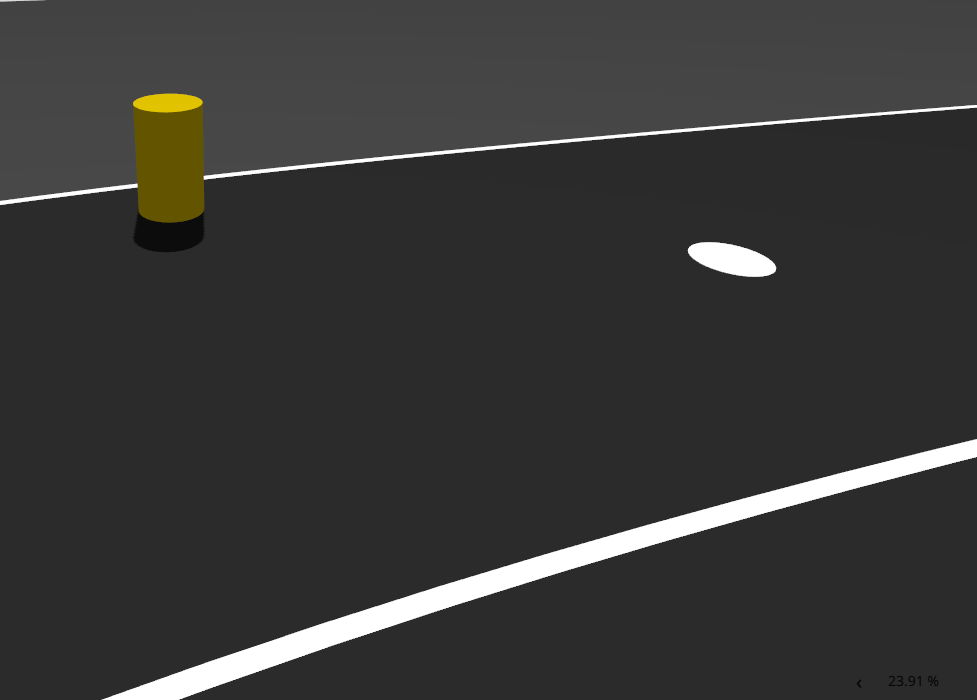
#> input picture task3/input/1.png, 977 x 700 px; its folder holds only this picture in this run
$ python main.py
#> lines starting #> are read from the running program, lines starting #| are printed output that depends on the picture; after the words box and inside, x2 and y2 are one past the last pixel; in counts of white or black regions, pixels touching at a corner belong together
import cv2
import numpy as np
import os
import json

def detect_obstacles(img_path, output_path, coords_path):
#> called with img_path = 'input/1.png', output_path = 'output/1.png', coords_path = 'output/1_coords.json'
    img = cv2.imread(img_path)
#> img is the input picture: shape (700, 977, 3); mean B, G, R 55.1, 56.3, 56.5
    gray = cv2.cvtColor(img, cv2.COLOR_BGR2GRAY)

    # Threshold for white/bright blobs (potholes described as white circular blobs)
    _, thresh = cv2.threshold(gray, 180, 255, cv2.THRESH_BINARY)
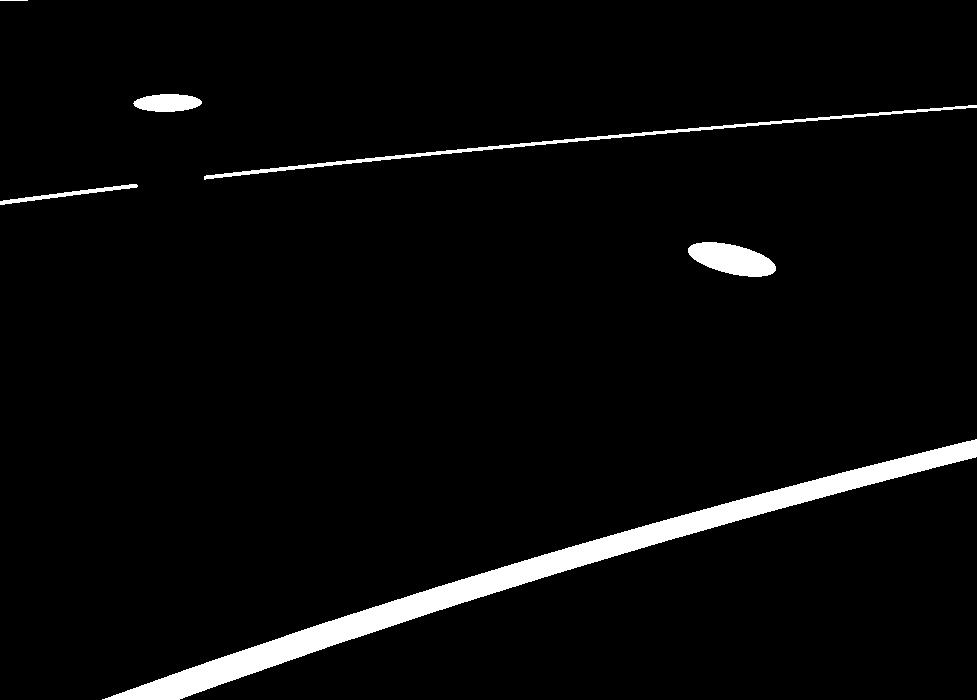
#> thresh: shape (700, 977); 3.7% white; 6 white regions, box (x1, y1, x2, y2) and area: (102, 439, 977, 700) 19214, (204, 105, 977, 180) 2573, (688, 242, 776, 277) 2057, (133, 94, 202, 112) 959, (0, 184, 138, 205) 571, (0, 0, 28, 1) 28

    # Clean up noise
    kernel = np.ones((5, 5), np.uint8)
    thresh = cv2.morphologyEx(thresh, cv2.MORPH_OPEN, kernel)
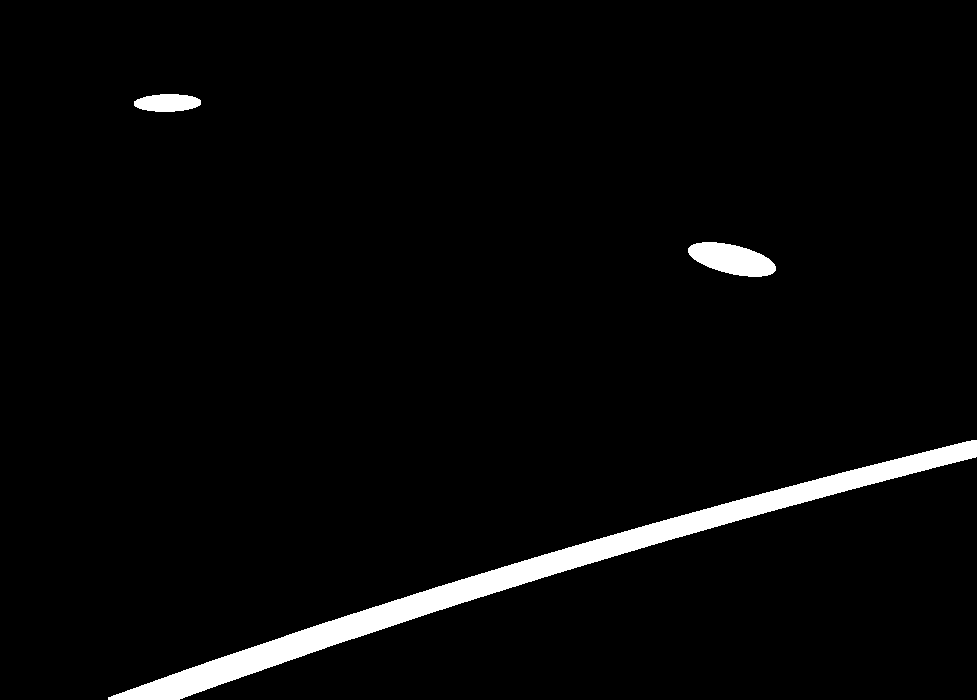
#> thresh: shape (700, 977); 3.2% white; 3 white regions, box (x1, y1, x2, y2) and area: (108, 440, 977, 700) 19203, (688, 242, 776, 277) 2057, (134, 94, 201, 112) 955
    thresh = cv2.morphologyEx(thresh, cv2.MORPH_CLOSE, kernel)
#> thresh: shape (700, 977); 3.2% white; 3 white regions

    # Find contours (blobs)
    contours, _ = cv2.findContours(thresh, cv2.RETR_EXTERNAL, cv2.CHAIN_APPROX_SIMPLE)
#> contours = 3 contours; box (x1, y1, x2, y2) and area: (108, 440, 977, 700) 18332, (688, 242, 776, 277) 1964, (134, 94, 201, 112) 884

    detections = []
    count = 0
    for cnt in contours:
        area = cv2.contourArea(cnt)
        if area < 50:  # skip tiny noise specks
            continue

        x, y, w, h = cv2.boundingRect(cnt)
        cv2.rectangle(img, (x, y), (x + w, y + h), (0, 0, 255), 2)

        count += 1
        detections.append({
            "id": count,
            "x": x, "y": y,
            "width": w, "height": h
        })
#> this loop made 3 passes
#> (area, x, y, w, h) on passes 1 to 3: (18331.5, 108, 440, 869, 260), (1964, 688, 242, 88, 35), (884, 134, 94, 67, 18)
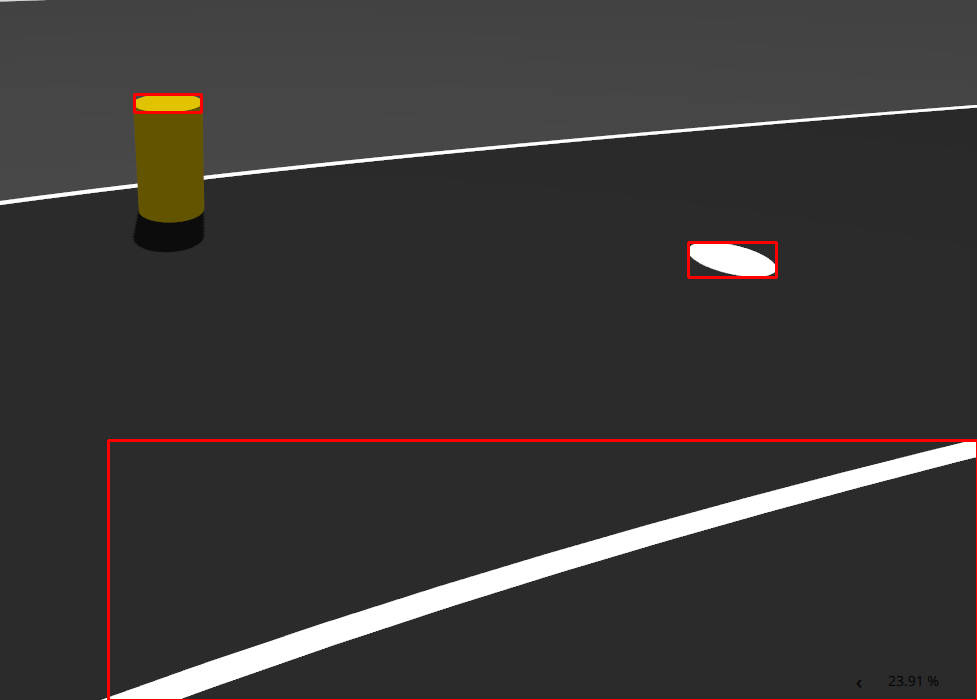
#> img: shape (700, 977, 3); 0.84% of pixels changed, all inside (x1, y1, x2, y2) = (107, 93, 977, 700)
#> after the loop, count = 3; detections = 3 items

    # Overlay total count as text
    cv2.putText(img, f"Total detected: {count}", (10, 30),
                cv2.FONT_HERSHEY_SIMPLEX, 0.8, (0, 255, 0), 2)
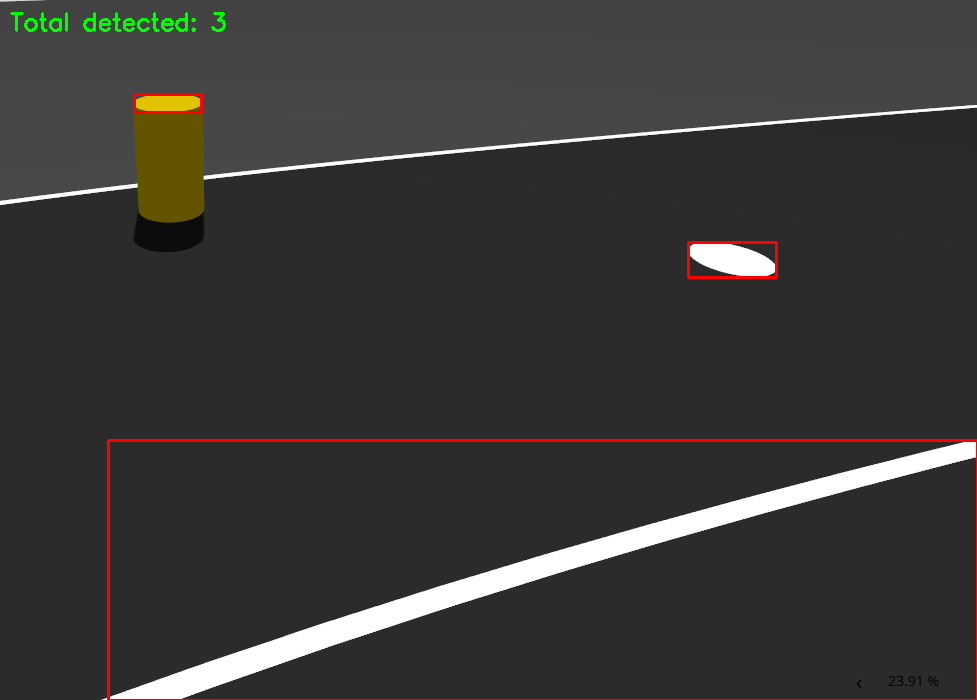
#> img: shape (700, 977, 3); 0.21% of pixels changed, all inside (x1, y1, x2, y2) = (10, 12, 226, 32)

    cv2.imwrite(output_path, img)

    with open(coords_path, "w") as f:
        json.dump(detections, f, indent=2)

    return count

input_dir = "input"
output_dir = "output"

for filename in os.listdir(input_dir):
    if filename.lower().endswith(('.jpg', '.jpeg', '.png')):
        in_path = os.path.join(input_dir, filename)
        out_path = os.path.join(output_dir, filename)
        coords_path = os.path.join(output_dir, filename.rsplit('.', 1)[0] + "_coords.json")

        n = detect_obstacles(in_path, out_path, coords_path)
#> n = 3
        print(f"{filename}: {n} obstacles/potholes detected")
#| 1.png: 3 obstacles/potholes detected

print("Done! Check the output folder.")

$ run again, on task3/input/4.png
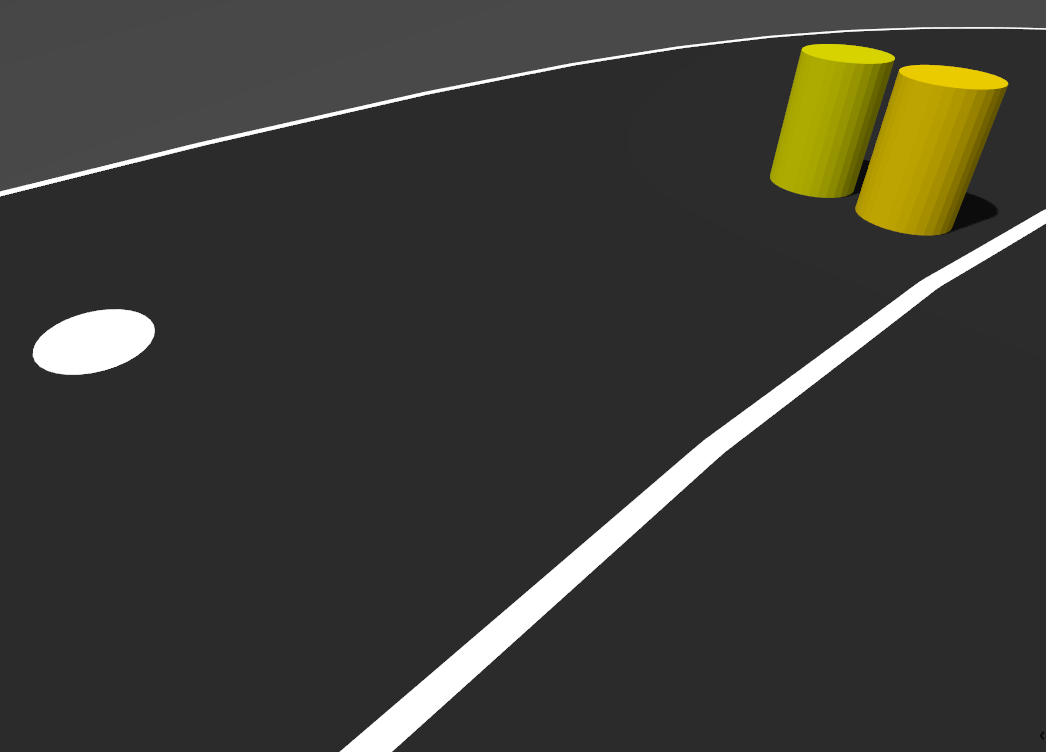
#> input picture task3/input/4.png, 1046 x 752 px
#> in detect_obstacles, img is the input picture: shape (752, 1046, 3); mean B, G, R 52.7, 58.7, 59.3
#> in detect_obstacles, `thresh = cv2.morphologyEx(thresh, cv2.MORPH_OPEN, kernel)`:
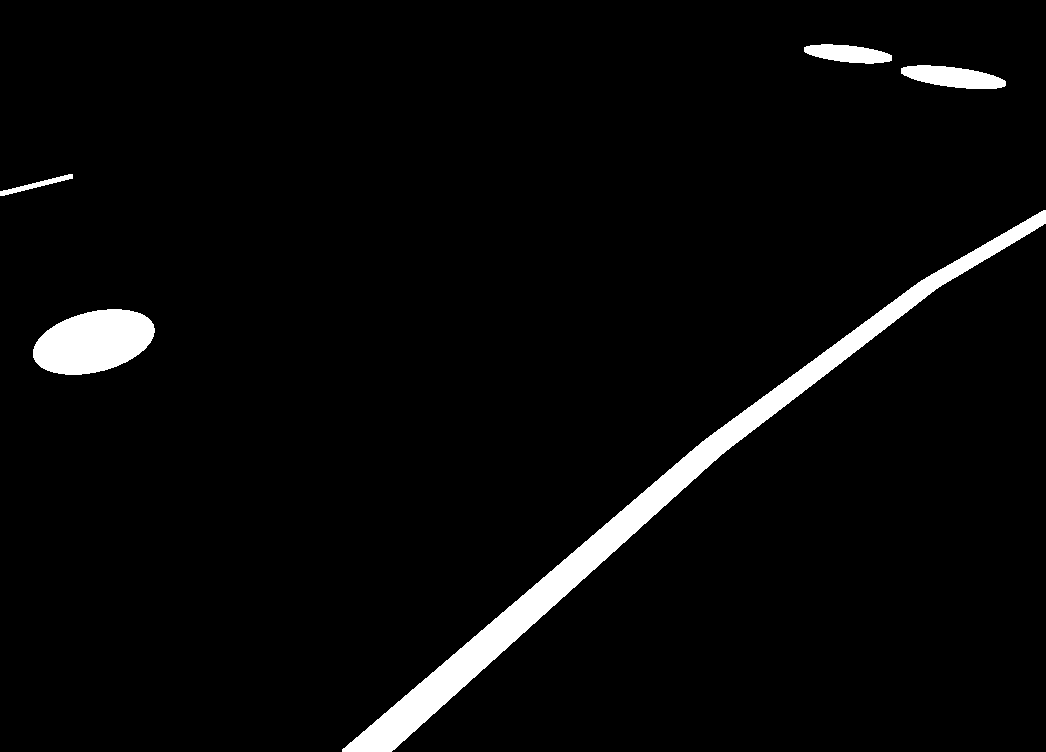
#> thresh: shape (752, 1046); 3.8% white; 5 white regions, box (x1, y1, x2, y2) and area: (342, 210, 1046, 752) 20414, (33, 309, 155, 375) 5917, (901, 65, 1006, 89) 1692, (804, 44, 892, 64) 1206, (0, 174, 73, 196) 383
#> contours = 5 contours; box (x1, y1, x2, y2) and area: (342, 210, 1046, 752) 19708, (33, 309, 155, 375) 5780, (901, 65, 1006, 89) 1582, (804, 44, 892, 64) 1114, (0, 174, 73, 196) 306
#> the loop in detect_obstacles, `for cnt in contours:` made 5 passes
#> (area, x, y, w, h) on passes 1 to 5: (5780, 33, 309, 122, 66), (19708, 342, 210, 704, 542), (306, 0, 174, 73, 22), (1582.5, 901, 65, 105, 24), (1113.5, 804, 44, 88, 20)
#> after the loop in detect_obstacles, `for cnt in contours:`: count = 5; detections = 5 items
#> in detect_obstacles, `cv2.putText(img, f"Total detected: {count}", (10, 30), cv2.FONT_HERSHE..`:
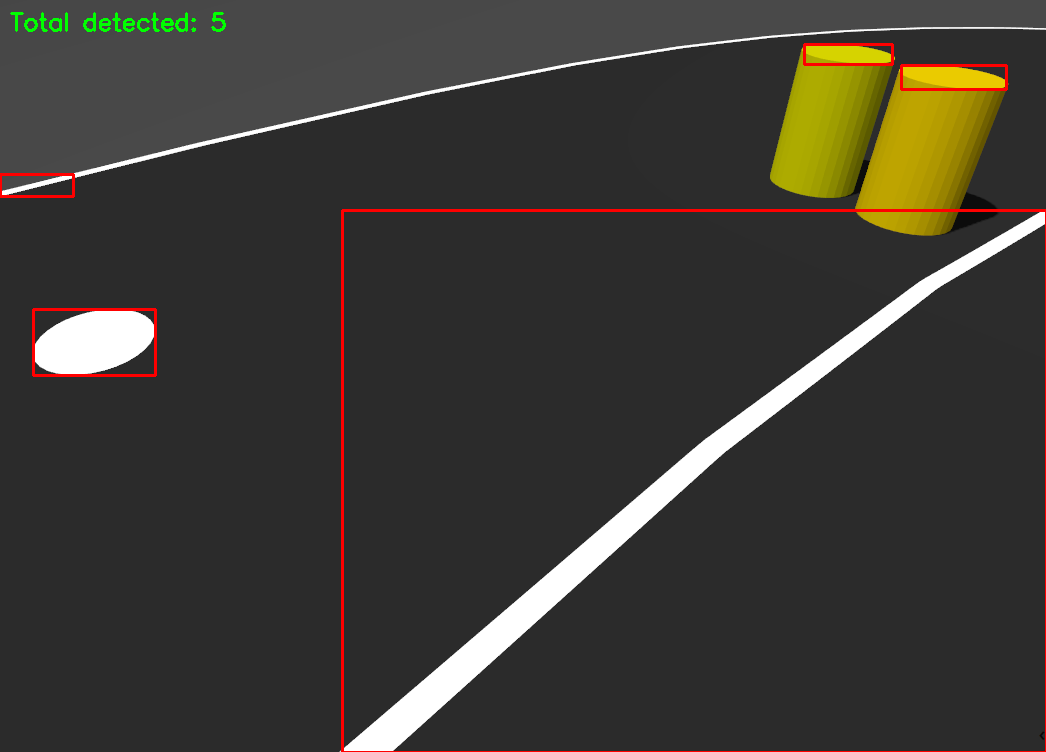
#> img: shape (752, 1046, 3); mean B, G, R 52.1, 58.3, 61
#> n = 5
#| 4.png: 5 obstacles/potholes detected

$ run again, on task3/input/5.png
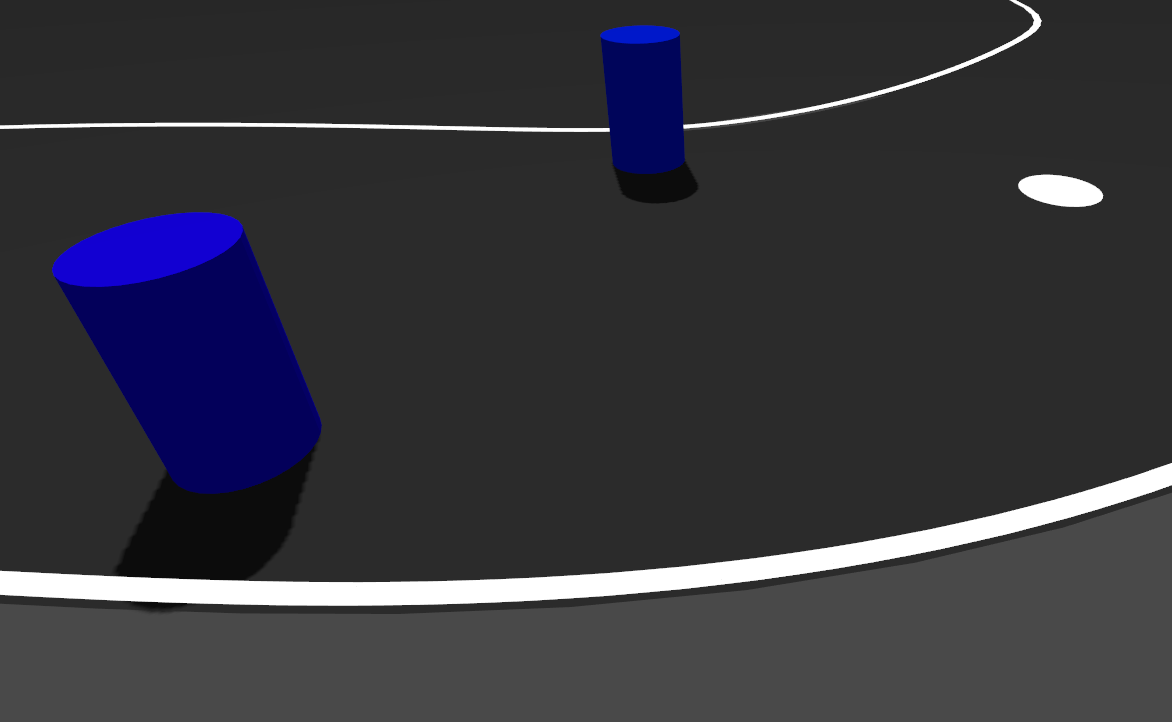
#> input picture task3/input/5.png, 1172 x 722 px
#> in detect_obstacles, img is the input picture: shape (722, 1172, 3); mean B, G, R 60.8, 53, 53.3
#> in detect_obstacles, `thresh = cv2.morphologyEx(thresh, cv2.MORPH_OPEN, kernel)`:
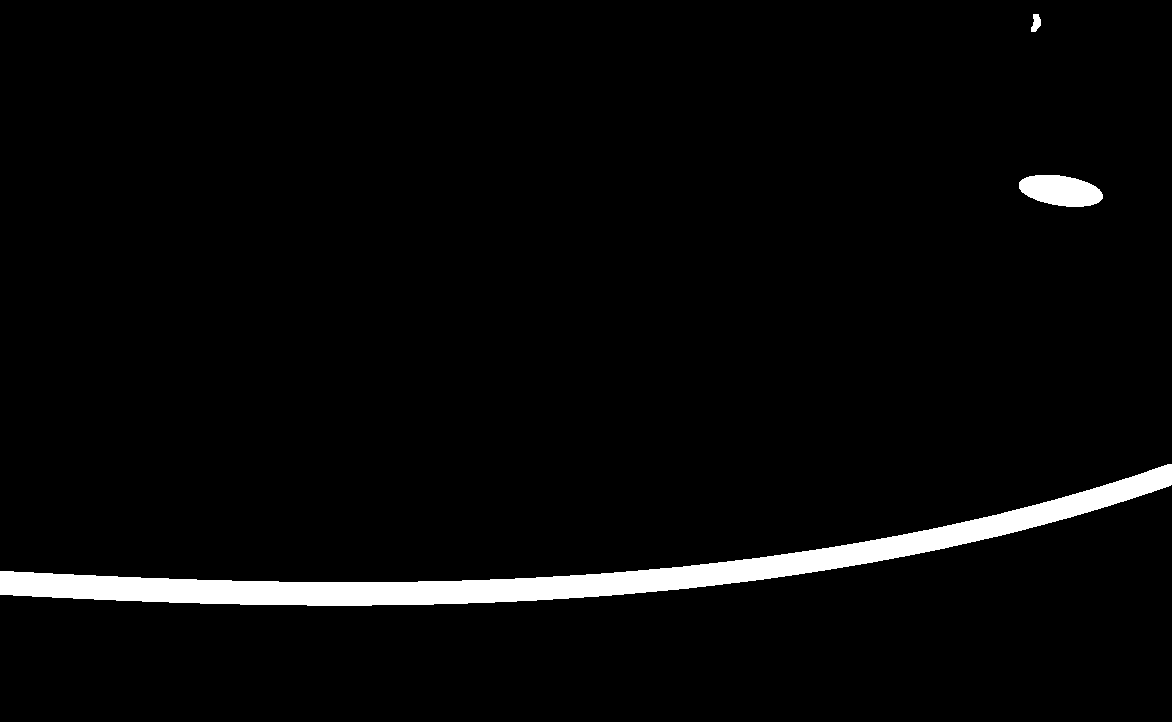
#> thresh: shape (722, 1172); 3.4% white; 3 white regions, box (x1, y1, x2, y2) and area: (0, 464, 1172, 606) 27027, (1019, 175, 1103, 207) 2021, (1031, 14, 1041, 32) 125
#> contours = 3 contours; box (x1, y1, x2, y2) and area: (0, 464, 1172, 606) 25834, (1019, 175, 1103, 207) 1930, (1031, 14, 1041, 32) 106
#> the loop in detect_obstacles, `for cnt in contours:` made 3 passes
#> (area, x, y, w, h) on passes 1 to 3: (25834, 0, 464, 1172, 142), (1930.5, 1019, 175, 84, 32), (105.5, 1031, 14, 10, 18)
#> after the loop in detect_obstacles, `for cnt in contours:`: count = 3; detections = 3 items
#> in detect_obstacles, `cv2.putText(img, f"Total detected: {count}", (10, 30), cv2.FONT_HERSHE..`:
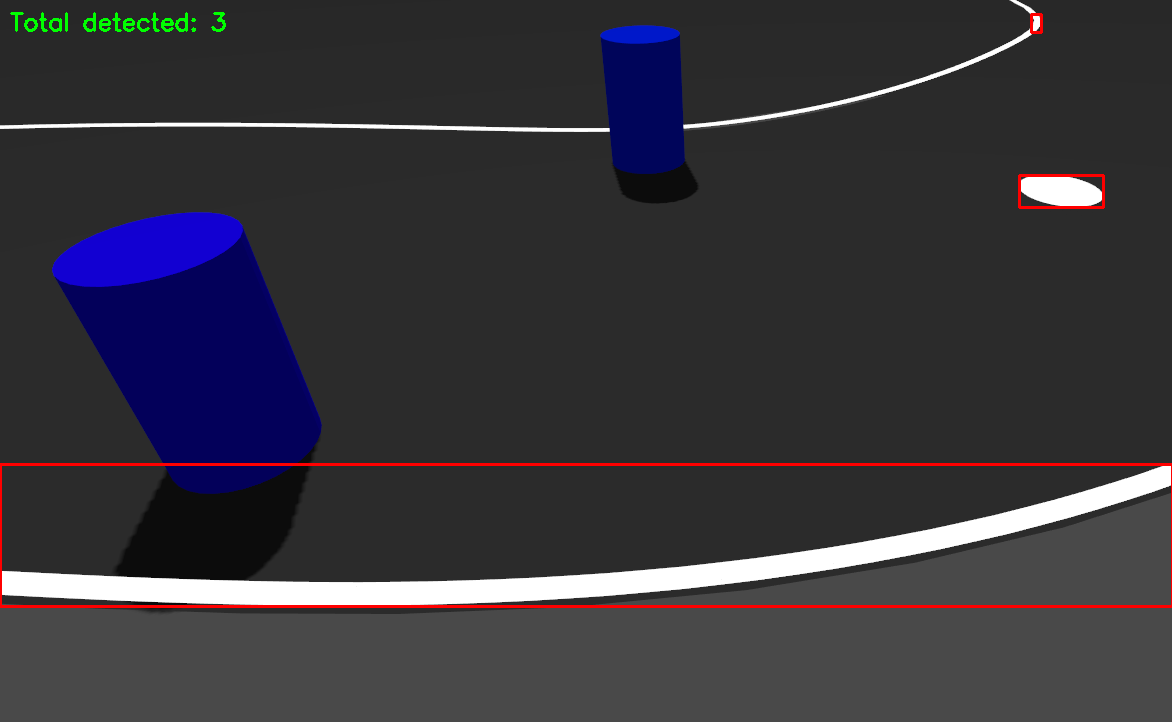
#> img: shape (722, 1172, 3); mean B, G, R 60.1, 52.9, 55.2
#> n = 3
#| 5.png: 3 obstacles/potholes detected
